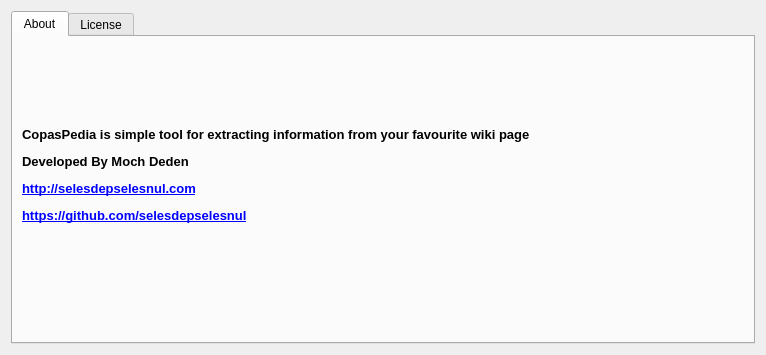
<?xml version="1.0" encoding="UTF-8"?>
<ui version="4.0">
 <class>Dialog</class>
 <widget class="QDialog" name="Dialog">
  <property name="geometry">
   <rect>
    <x>0</x>
    <y>0</y>
    <width>740</width>
    <height>340</height>
   </rect>
  </property>
  <property name="windowTitle">
   <string>Info</string>
  </property>
  <layout class="QGridLayout" name="gridLayout">
   <item row="0" column="0">
    <widget class="QTabWidget" name="tabWidget">
     <property name="currentIndex">
      <number>0</number>
     </property>
     <widget class="QWidget" name="tab">
      <attribute name="title">
       <string>About</string>
      </attribute>
      <layout class="QGridLayout" name="gridLayout_2">
       <item row="0" column="0">
        <widget class="QLabel" name="label">
         <property name="text">
          <string>&lt;html&gt;&lt;head/&gt;&lt;body&gt;&lt;p&gt;&lt;span style=&quot; font-size:10pt; font-weight:600;&quot;&gt;CopasPedia is simple tool for extracting information from your favourite wiki page&lt;/span&gt;&lt;/p&gt;&lt;p&gt;&lt;span style=&quot; font-size:10pt; font-weight:600;&quot;&gt;Developed By Moch Deden&lt;/span&gt;&lt;/p&gt;&lt;p&gt;&lt;a href=&quot;http://selesdepselesnul.com&quot;&gt;&lt;span style=&quot; font-size:10pt; font-weight:600; text-decoration: underline; color:#0000ff;&quot;&gt;http://selesdepselesnul.com&lt;/span&gt;&lt;/a&gt;&lt;/p&gt;&lt;p&gt;&lt;a href=&quot;https://github.com/selesdepselesnul&quot;&gt;&lt;span style=&quot; font-size:10pt; font-weight:600; text-decoration: underline; color:#0000ff;&quot;&gt;https://github.com/selesdepselesnul&lt;/span&gt;&lt;/a&gt;&lt;/p&gt;&lt;pre style=&quot;-qt-paragraph-type:empty; margin-top:12px; margin-bottom:12px; margin-left:0px; margin-right:0px; -qt-block-indent:0; text-indent:0px; font-family:'Courier New,courier'; font-size:10pt; font-weight:600;&quot;&gt;&lt;br/&gt;&lt;/pre&gt;&lt;/body&gt;&lt;/html&gt;</string>
         </property>
        </widget>
       </item>
      </layout>
     </widget>
     <widget class="QWidget" name="tab_2">
      <attribute name="title">
       <string>License</string>
      </attribute>
      <layout class="QGridLayout" name="gridLayout_3">
       <item row="0" column="0">
        <widget class="QLabel" name="label_2">
         <property name="text">
          <string>&lt;html&gt;&lt;head/&gt;&lt;body&gt;&lt;pre style=&quot; margin-top:12px; margin-bottom:0px; margin-left:0px; margin-right:0px; -qt-block-indent:0; text-indent:0px;&quot;&gt;&lt;span style=&quot; font-family:'Courier New,courier'; font-size:9pt;&quot;&gt;The MIT License (MIT)&lt;/span&gt;&lt;/pre&gt;&lt;pre style=&quot; margin-top:0px; margin-bottom:0px; margin-left:0px; margin-right:0px; -qt-block-indent:0; text-indent:0px;&quot;&gt;&lt;span style=&quot; font-family:'Courier New,courier'; font-size:9pt;&quot;&gt;Copyright (c) 2016 Moch Deden&lt;/span&gt;&lt;/pre&gt;&lt;pre style=&quot;-qt-paragraph-type:empty; margin-top:0px; margin-bottom:0px; margin-left:0px; margin-right:0px; -qt-block-indent:0; text-indent:0px; font-family:'Courier New,courier'; font-size:9pt;&quot;&gt;&lt;br/&gt;&lt;/pre&gt;&lt;pre style=&quot; margin-top:0px; margin-bottom:0px; margin-left:0px; margin-right:0px; -qt-block-indent:0; text-indent:0px;&quot;&gt;&lt;span style=&quot; font-family:'Courier New,courier'; font-size:9pt;&quot;&gt;Permission is hereby granted, free of charge, to any person obtaining a copy of this software&lt;/span&gt;&lt;/pre&gt;&lt;pre style=&quot; margin-top:0px; margin-bottom:0px; margin-left:0px; margin-right:0px; -qt-block-indent:0; text-indent:0px;&quot;&gt;&lt;span style=&quot; font-family:'Courier New,courier'; font-size:9pt;&quot;&gt;and associated documentation files (the &amp;quot;Software&amp;quot;),to deal in the Software without restriction, &lt;/span&gt;&lt;/pre&gt;&lt;pre style=&quot; margin-top:0px; margin-bottom:0px; margin-left:0px; margin-right:0px; -qt-block-indent:0; text-indent:0px;&quot;&gt;&lt;span style=&quot; font-family:'Courier New,courier'; font-size:9pt;&quot;&gt;including without limitation the rights to use,&lt;/span&gt;&lt;/pre&gt;&lt;pre style=&quot; margin-top:0px; margin-bottom:0px; margin-left:0px; margin-right:0px; -qt-block-indent:0; text-indent:0px;&quot;&gt;&lt;span style=&quot; font-family:'Courier New,courier'; font-size:9pt;&quot;&gt;copy, modify, merge, publish, distribute, sublicense, and/or sell copies of the Software,&lt;/span&gt;&lt;/pre&gt;&lt;pre style=&quot; margin-top:0px; margin-bottom:0px; margin-left:0px; margin-right:0px; -qt-block-indent:0; text-indent:0px;&quot;&gt;&lt;span style=&quot; font-family:'Courier New,courier'; font-size:9pt;&quot;&gt;and to permit persons to whom the Software is furnished to do so, &lt;/span&gt;&lt;/pre&gt;&lt;pre style=&quot; margin-top:0px; margin-bottom:0px; margin-left:0px; margin-right:0px; -qt-block-indent:0; text-indent:0px;&quot;&gt;&lt;span style=&quot; font-family:'Courier New,courier'; font-size:9pt;&quot;&gt;subject to the following conditions:&lt;/span&gt;&lt;/pre&gt;&lt;pre style=&quot; margin-top:0px; margin-bottom:0px; margin-left:0px; margin-right:0px; -qt-block-indent:0; text-indent:0px;&quot;&gt;&lt;span style=&quot; font-family:'Courier New,courier'; font-size:9pt;&quot;&gt;The above copyright notice and this permission notice shall be included in all&lt;/span&gt;&lt;/pre&gt;&lt;pre style=&quot; margin-top:0px; margin-bottom:0px; margin-left:0px; margin-right:0px; -qt-block-indent:0; text-indent:0px;&quot;&gt;&lt;span style=&quot; font-family:'Courier New,courier'; font-size:9pt;&quot;&gt;copies or substantial portions of the Software.&lt;/span&gt;&lt;/pre&gt;&lt;pre style=&quot;-qt-paragraph-type:empty; margin-top:0px; margin-bottom:0px; margin-left:0px; margin-right:0px; -qt-block-indent:0; text-indent:0px; font-family:'Courier New,courier'; font-size:9pt;&quot;&gt;&lt;br/&gt;&lt;/pre&gt;&lt;pre style=&quot; margin-top:0px; margin-bottom:0px; margin-left:0px; margin-right:0px; -qt-block-indent:0; text-indent:0px;&quot;&gt;&lt;span style=&quot; font-family:'Courier New,courier'; font-size:9pt;&quot;&gt;THE SOFTWARE IS PROVIDED &amp;quot;AS IS&amp;quot;, WITHOUT WARRANTY OF ANY KIND, EXPRESS OR IMPLIED,&lt;/span&gt;&lt;/pre&gt;&lt;pre style=&quot; margin-top:0px; margin-bottom:0px; margin-left:0px; margin-right:0px; -qt-block-indent:0; text-indent:0px;&quot;&gt;&lt;span style=&quot; font-family:'Courier New,courier'; font-size:9pt;&quot;&gt;INCLUDING BUT NOT LIMITED TO THE WARRANTIES OF MERCHANTABILITY, &lt;/span&gt;&lt;/pre&gt;&lt;pre style=&quot; margin-top:0px; margin-bottom:0px; margin-left:0px; margin-right:0px; -qt-block-indent:0; text-indent:0px;&quot;&gt;&lt;span style=&quot; font-family:'Courier New,courier'; font-size:9pt;&quot;&gt;FITNESS FOR A PARTICULAR PURPOSE AND NONINFRINGEMENT.&lt;/span&gt;&lt;/pre&gt;&lt;pre style=&quot; margin-top:0px; margin-bottom:0px; margin-left:0px; margin-right:0px; -qt-block-indent:0; text-indent:0px;&quot;&gt;&lt;span style=&quot; font-family:'Courier New,courier'; font-size:9pt;&quot;&gt;IN NO EVENT SHALL THE AUTHORS OR COPYRIGHT HOLDERS BE LIABLE FOR ANY CLAIM,&lt;/span&gt;&lt;/pre&gt;&lt;pre style=&quot; margin-top:0px; margin-bottom:0px; margin-left:0px; margin-right:0px; -qt-block-indent:0; text-indent:0px;&quot;&gt;&lt;span style=&quot; font-family:'Courier New,courier'; font-size:9pt;&quot;&gt;DAMAGES OR OTHER LIABILITY,WHETHER IN AN ACTION OF CONTRACT, TORT OR OTHERWISE, &lt;/span&gt;&lt;/pre&gt;&lt;pre style=&quot; margin-top:0px; margin-bottom:0px; margin-left:0px; margin-right:0px; -qt-block-indent:0; text-indent:0px;&quot;&gt;&lt;span style=&quot; font-family:'Courier New,courier'; font-size:9pt;&quot;&gt;ARISING FROM,OUT OF OR IN CONNECTION WITH THE SOFTWARE OR THE USE OR OTHER DEALINGS IN THE SOFTWARE.&lt;/span&gt;&lt;/pre&gt;&lt;pre style=&quot;-qt-paragraph-type:empty; margin-top:0px; margin-bottom:0px; margin-left:0px; margin-right:0px; -qt-block-indent:0; text-indent:0px; font-family:'Courier New,courier'; font-size:9pt;&quot;&gt;&lt;br/&gt;&lt;/pre&gt;&lt;/body&gt;&lt;/html&gt;</string>
         </property>
        </widget>
       </item>
      </layout>
     </widget>
    </widget>
   </item>
  </layout>
 </widget>
 <resources/>
 <connections/>
</ui>
